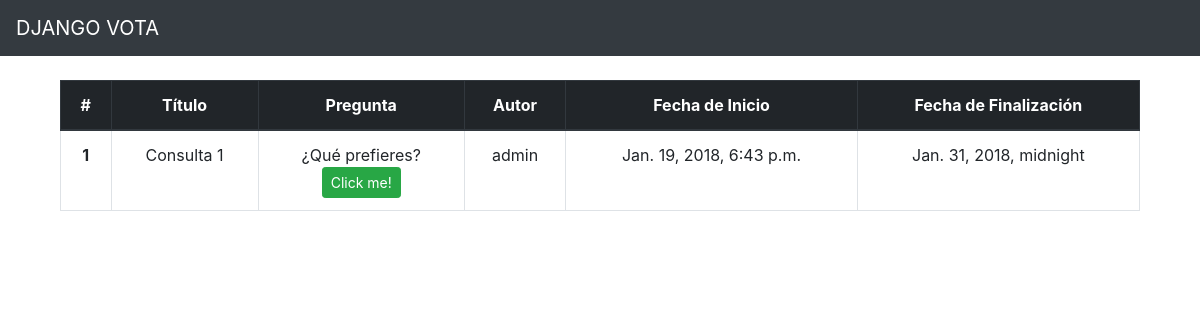
The page /Vota/index on the database as committed earlier.
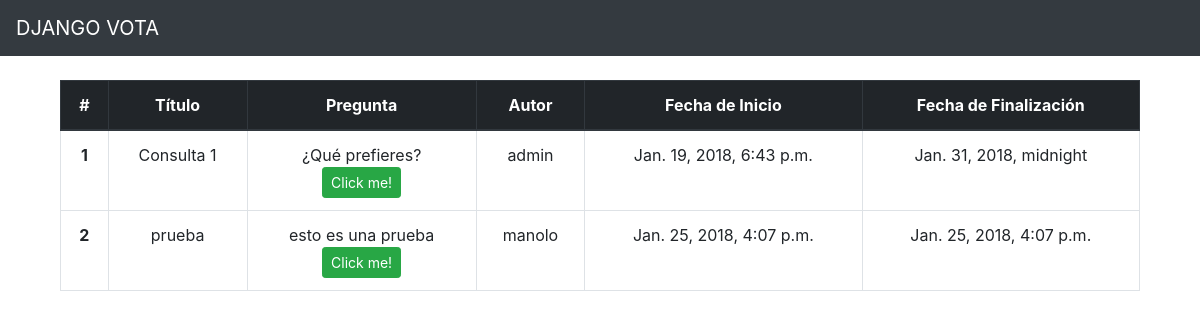
The same page on the database as committed later.
### Vota/models.py (models this page shows, shortened)
class Consulta(models.Model):
	titulo = models.CharField(max_length=200)
	consulta = models.TextField(max_length=300)
	autor = models.ForeignKey(
		settings.AUTH_USER_MODEL,
		on_delete=models.CASCADE,
		)
	fechaInicio = models.DateTimeField('Fecha de Inicio')
	fechaFinal = models.DateTimeField('Fecha Final')

### Vota/views.py (the view)
# urls.py: path('index' , views.IndexView.as_view(), name='index'),
class IndexView(generic.ListView):
    template_name = 'Vota/index.html'
    context_object_name = 'consultas'
    def get_queryset(self):
        return Consulta.objects.order_by('fechaInicio');

### Vota/templates/Vota/index.html (shortened to what this page needs)
{% extends "Vota/principal.html" %}
{% block content %}
	<table class="table table-bordered">
	  <thead class="thead-dark">
	    <tr>
	      <th scope="col">#</th>
	      <th scope="col">Título</th>
	      <th scope="col">Pregunta</th>
	      <th scope="col">Autor</th>
	      <th scope="col">Fecha de Inicio</th>
	      <th scope="col">Fecha de Finalización</th>
	    </tr>
	  </thead>
	  <tbody>
		{% if consultas %}
		    {% for consulta in consultas %}
		    <tr>
		   		<th scope="row">{{ consulta.id }}</th>
		    	<td>{{ consulta.titulo }}</td>
		        <td>{{ consulta.consulta }} <br> <a class="btn btn-success btn-sm" href="{% url 'Vota:consulta' consulta.id %}"> Click me!</a></td>
		        <td>{{ consulta.autor }}</td>
		        <td>{{ consulta.fechaInicio }}</td>
		        <td>{{ consulta.fechaFinal }}</td>
		    {% endfor %}
		    </tr>
		{% else %}
		    <tr>No Consultas are available.</tr>
		{% endif %}
	  </tbody>
	</table>
 {% endblock %}

Rows that differ between the two databases and show on the page:
added Consulta: id "2", titulo "prueba", consulta "esto es una prueba", autor "manolo", fechaInicio "Jan. 25, 2018, 4:07 p.m.", fechaFinal "Jan. 25, 2018, 4:07 p.m."
